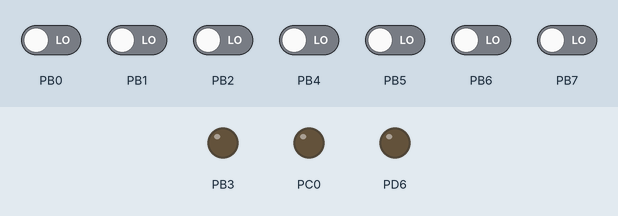
Recording of a program running on a simulated ATmega328P, built with avr-gcc and emulated at 1 MHz. Shown: output pins drawn as LEDs (lit = HIGH). The inputs (shaded band) are chosen by the test bench; at power-on: PB0–2, PB4–7 LOW.

Above: at 1.2 s.
1.3 s: PB0 driven HIGH
At 2.1 s:
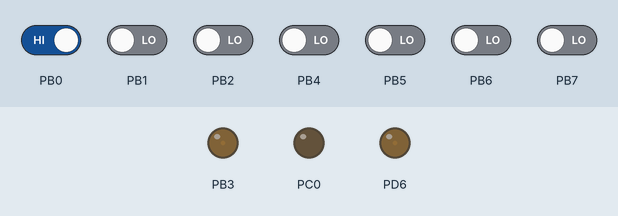
2.8 s: PB6 driven HIGH
At 3.3 s:
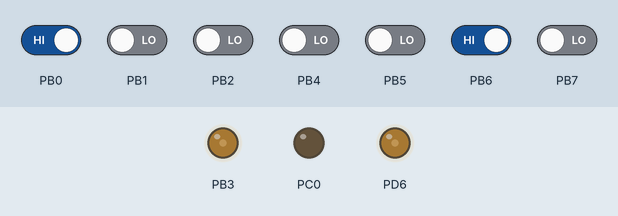
4.3 s: PB7 driven HIGH
At 5.5 s:
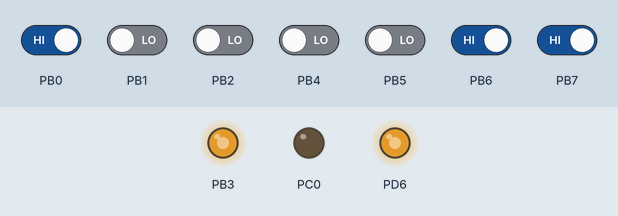
5.8 s: PB0 driven LOW
At 6.7 s:
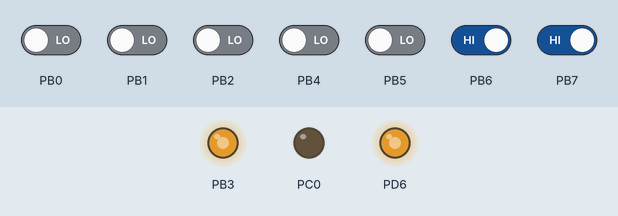
7.3 s: PB1 driven HIGH
At 7.9 s:
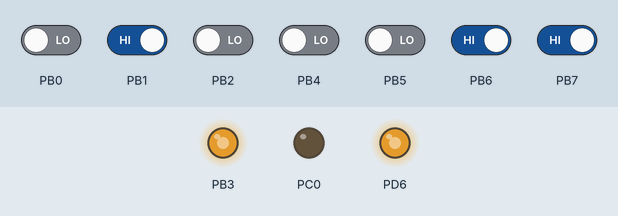
8.8 s: PB2 driven HIGH
At 10.1 s:
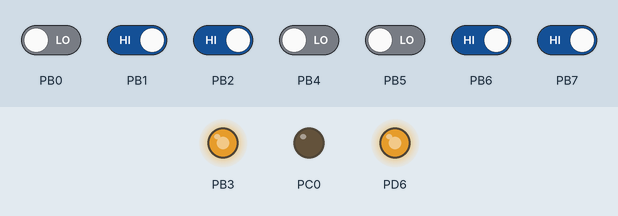
Timing chart, 0 to 11.3 s (numbered marks = the images above; inputs shaded):
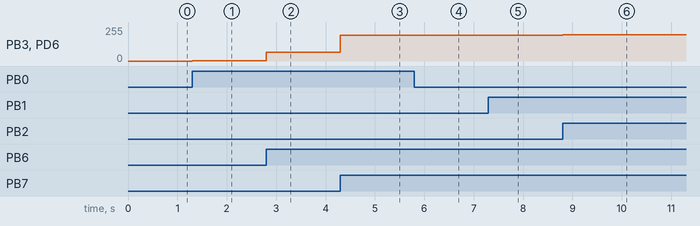

Measured:
- after the input at 1.3 s, PB3, PD6: 0/255 → 1/255 at once
- after the input at 2.8 s, PB3, PD6: 1/255 → 65/255 at once
- after the input at 4.3 s, PB3, PD6: 65/255 → 193/255 at once
- after the input at 5.8 s, PB3, PD6: 193/255 → 192/255 at once
- after the input at 7.3 s, PB3, PD6: 192/255 → 194/255 at once
- after the input at 8.8 s, PB3, PD6: 194/255 → 198/255 at once

The program:

main.c
```c
/*
 * Atmega328p_Motor_Speed_Control.c
 *
 * Created: 3/20/19 5:05:07 PM
 * Author : Ahmed El-Torky
 */

#define F_CPU 1000000ul

#include <avr/io.h>
#include <avr/interrupt.h>

int main(void)
{
	DDRB = 0x00;		  // set port B as input port
	DDRC |= (1 << PINC0); // set pin 0 in port C as input

	// Timer0 initialization as fast PWM mode
	TCCR0A |= (1 << WGM00) | (1 << WGM01); // set Timer0 to fast PWM mode
	DDRD |= (1 << PIND6);				   // set the OC0A pin in port D to output
	TCCR0A |= (1 << COM0A1);			   // set OC0A to non-inverting mode
	TIMSK0 |= (1 << TOIE0);				   // set Timer0 overflow interrupt
	OCR0A = 0;							   // represent the duty cycle
	TCCR0B |= (1 << CS01);				   // set prescaler to 8

	// Timer2 initialization as phase Correct PWM
	TCCR2A |= (1 << WGM20) | (1 << WGM22); // set Timer2 to phase correct PWM mode
	DDRB |= (1 << PINB3);				   // set the OC2A pin in port B to output
	TCCR2A |= (1 << COM2A1);			   // set OC2A to non-inverting mode
	TIMSK2 |= (1 << TOIE2);				   // set Timer2 overflow interrupt
	OCR2A = 0;							   // represent the duty cycle
	TCCR2B |= (1 << CS21);				   // set prescaler to 8

	sei(); // set global interrupt

	while (1)
	{
	}
}

ISR(TIMER0_OVF_vect)
{
	OCR0A = (PINB & 0xF7) | ((PINC & 0x01) << 3);
}

ISR(TIMER2_OVF_vect)
{
	OCR2A = (PINB & 0xF7) | ((PINC & 0x01) << 3);
}
```
